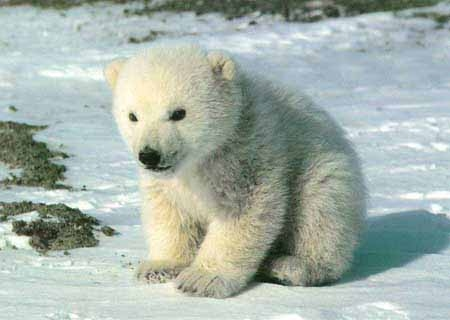
#> input picture Imagens/urso.jpg, 450 x 320 px, found by its file name
$ python Ex01.py
#> lines starting #> are read from the running program, lines starting #| are printed output that depends on the picture
import cv2
from matplotlib import pyplot as plt

# Lê imagem
image = cv2.imread('../../imagens/urso.jpg')
#> image is the input picture: shape (320, 450, 3); mean B, G, R 170.3, 178, 165.8


# Criação de um vetor representando cada canal da imagem RGB
color = ('b','g','r')

# FOR em cada canal
for i,col in enumerate(color):
    histr = cv2.calcHist([image],[i],None,[256],[0,256])
    plt.plot(histr,color = col)
    plt.xlim([0,256])
plt.show()
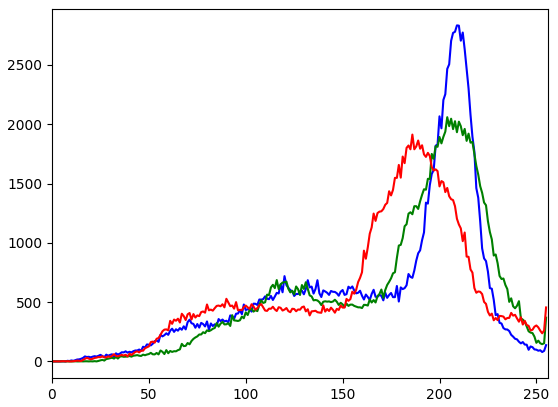
#> figure drawn by matplotlib, 1 panel; curve peaks at x = 209, y = 2834; curve peaks at x = 204, y = 2060; curve peaks at x = 186, y = 1913

cv2.waitKey(0)

hsv_image = cv2.cvtColor(image, cv2.COLOR_BGR2HSV)
#> hsv_image: shape (320, 450, 3); mean H, S, V 69.7, 34.5, 181.2

# Armazena cada canal da imagem RGB em 3 variáveis (R, G e B)
H, S, V = cv2.split(hsv_image)
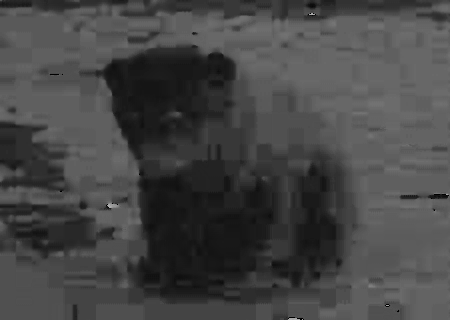
#> H: shape (320, 450); min 0, max 173, mean 69.7
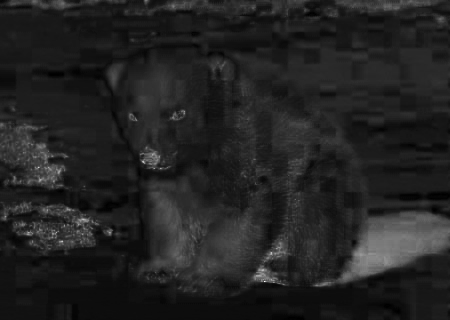
#> S: shape (320, 450); min 0, max 255, mean 34.5
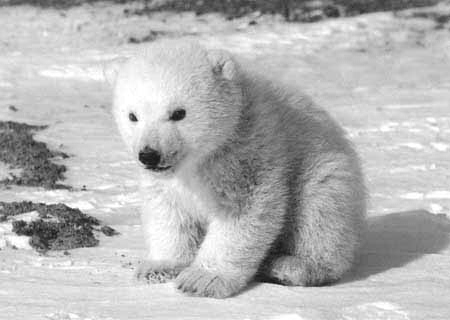
#> V: shape (320, 450); min 12, max 255, mean 181.2

merged = cv2.merge([H, S, V+15])
#> merged: shape (320, 450, 3); mean H, S, V 69.7, 34.5, 185


# Criação de um vetor representando cada canal da imagem RGB
color = ('b','g','r')

rgbMerged = cv2.cvtColor(merged, cv2.COLOR_HSV2BGR)
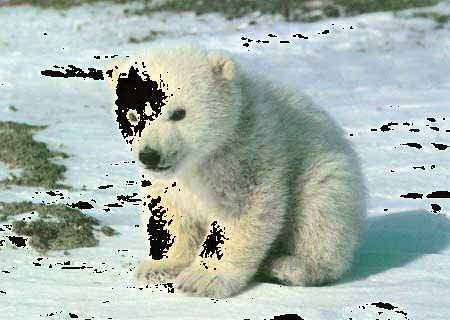
#> rgbMerged: shape (320, 450, 3); mean B, G, R 174, 181.7, 168

# FOR em cada canal
for i,col in enumerate(color):
    histr = cv2.calcHist([rgbMerged],[i],None,[256],[0,256])
    plt.plot(histr,color = col)
    plt.xlim([0,256])
plt.show()
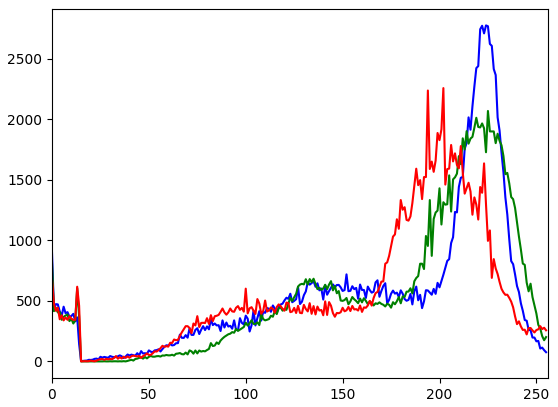
#> figure drawn by matplotlib, 1 panel; curve peaks at x = 224, y = 2776; curve peaks at x = 225, y = 2069; curve peaks at x = 202, y = 2258

cv2.waitKey(0)


cv2.imshow("Imagem Normal", image)
cv2.imshow("HSV ampliado", rgbMerged)

cv2.waitKey(0)
cv2.destroyAllWindows()

'''
# Junta todos os canais em 1 imagem só: (R, G e B) para (RGB)
merged = cv2.merge([B, G, R])

# Exibe a imagem (título da janela, imagem)
cv2.imshow("Merge", merged)

# Adiciona 100 apenas no canal Blue (processo de Amplificação)
merged = cv2.merge([B, G, R])

# Exibe imagem com canal Azul amplificado
cv2.imshow("Merge com Amplificação canal Azul", merged)

cv2.waitKey(0)
cv2.destroyAllWindows()
'''

$ run again, with Imagens/elefante.jpg copied over Imagens/urso.jpg
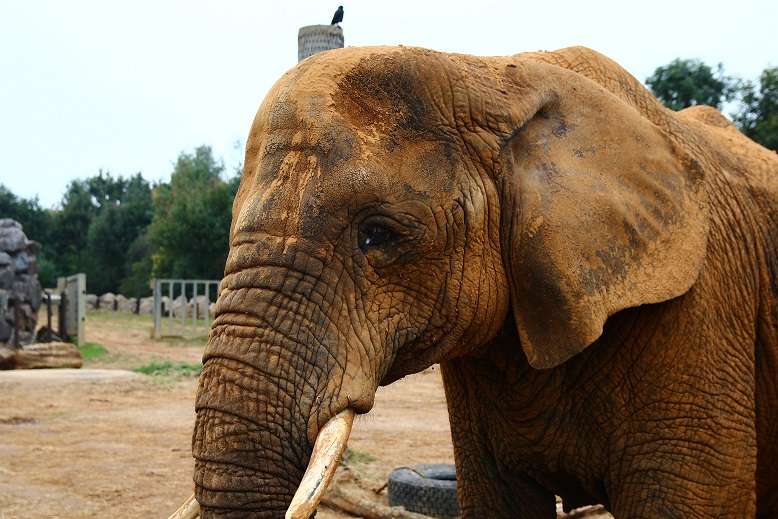
#> input picture Imagens/elefante.jpg, 778 x 519 px, found by its file name
#> image is the input picture: shape (519, 778, 3); mean B, G, R 95.2, 117.2, 135.3
#> hsv_image: shape (519, 778, 3); mean H, S, V 34.8, 118.6, 139.5
#> `H, S, V = cv2.split(hsv_image)`:
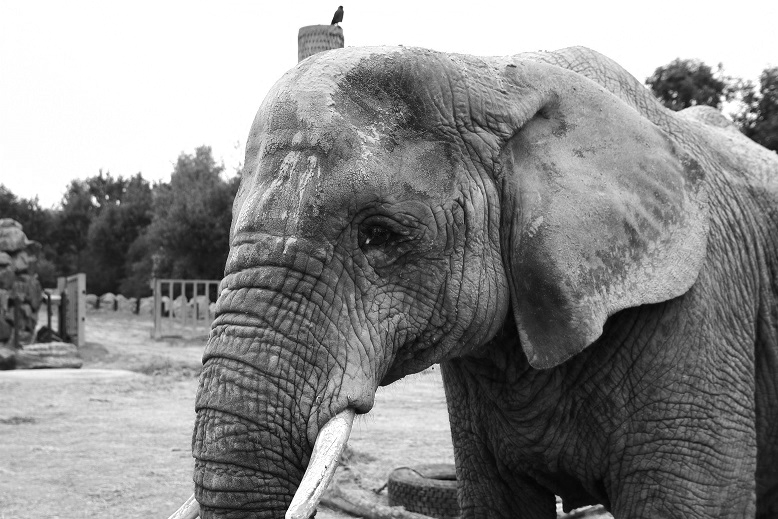
#> V: shape (519, 778); min 1, max 255, mean 139.5
#> merged: shape (519, 778, 3); mean H, S, V 34.8, 118.6, 105.9
#> `plt.show()`:
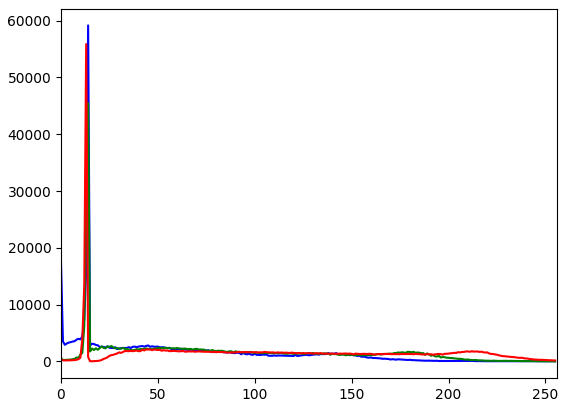
#> figure drawn by matplotlib, 1 panel; curve peaks at x = 14, y = 59159; curve peaks at x = 14, y = 45486; curve peaks at x = 13, y = 55867
